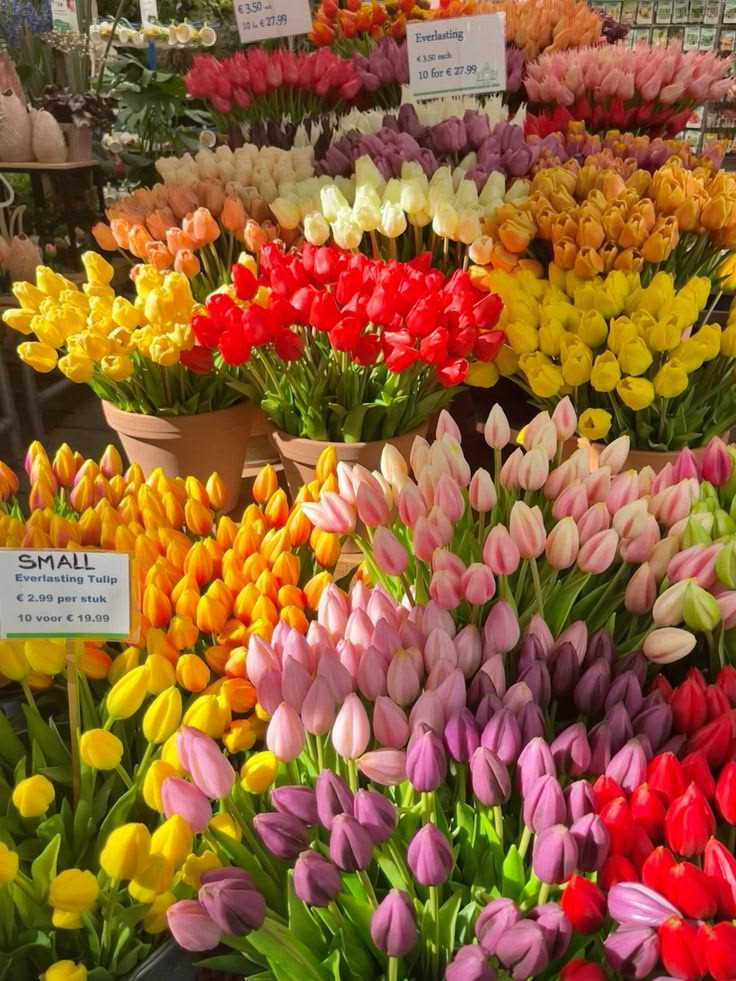
#> input picture Lab6/flori.jpg, 736 x 981 px
$ python Lab6.py
#> lines starting #> are read from the running program, lines starting #| are printed output that depends on the picture
import cv2
import numpy as np
import matplotlib.pyplot as plt

image_path = r'flori.jpg'

L = 255  # nivelul maxim de gri


def histograma(img_gri):
    """
    h(g) = numarul de pixeli care au nivelul de gri g, g = 0..L
    """
    # 1. Numaram aparitiile fiecarui nivel de gri (parcurgere a intregii imagini)
    return np.bincount(img_gri.ravel(), minlength=L + 1).astype(np.int64)


def histograma_cumulativa(h):
    """
    hc[0] = h[0];  hc[i] = hc[i-1] + h[i]
    """
    # 1. Suma cumulata a histogramei
    return np.cumsum(h)


def valoare_medie(h, M):
    """
    Media nivelurilor de intensitate, calculata prin histograma:
    mu = (1/M) * sum_g g * h(g)
    """
    # 1. Nivelurile de gri g = 0..L
    g = np.arange(L + 1)

    # 2. Suma ponderata, impartita la numarul de pixeli
    return np.sum(g * h) / M


def deviatie_standard(h, mu, M):
    """
    Deviatia standard, calculata prin distributia statistica a nivelelor de gri:
    sigma = sqrt( sum_g (g - mu)^2 * p(g) ),  p(g) = h(g) / M
    """
    # 1. Nivelurile de gri si functia de densitate de probabilitate
    g = np.arange(L + 1)
    p = h / M

    # 2. Dispersia ponderata, apoi radacina patrata
    return np.sqrt(np.sum((g - mu) ** 2 * p))


def valoare_medie_directa(img_gri):
    """
    Calcul spatial direct: mu = (1/M) * sum_i sum_j I(i,j)
    """
    return img_gri.astype(np.float64).sum() / img_gri.size


def deviatie_standard_directa(img_gri, mu):
    """
    Calcul spatial direct: sigma = sqrt( (1/M) * sum_i sum_j (I(i,j) - mu)^2 )
    """
    return np.sqrt(((img_gri.astype(np.float64) - mu) ** 2).sum() / img_gri.size)


if __name__ == "__main__":
    img = cv2.imread(image_path)
#> img is the input picture: shape (981, 736, 3); mean B, G, R 51.6, 95.5, 147.3
    if img is None:
        raise FileNotFoundError(f"Nu pot citi imaginea: {image_path}")

    # Lucram pe tonuri de gri
    gri = cv2.cvtColor(img, cv2.COLOR_BGR2GRAY)
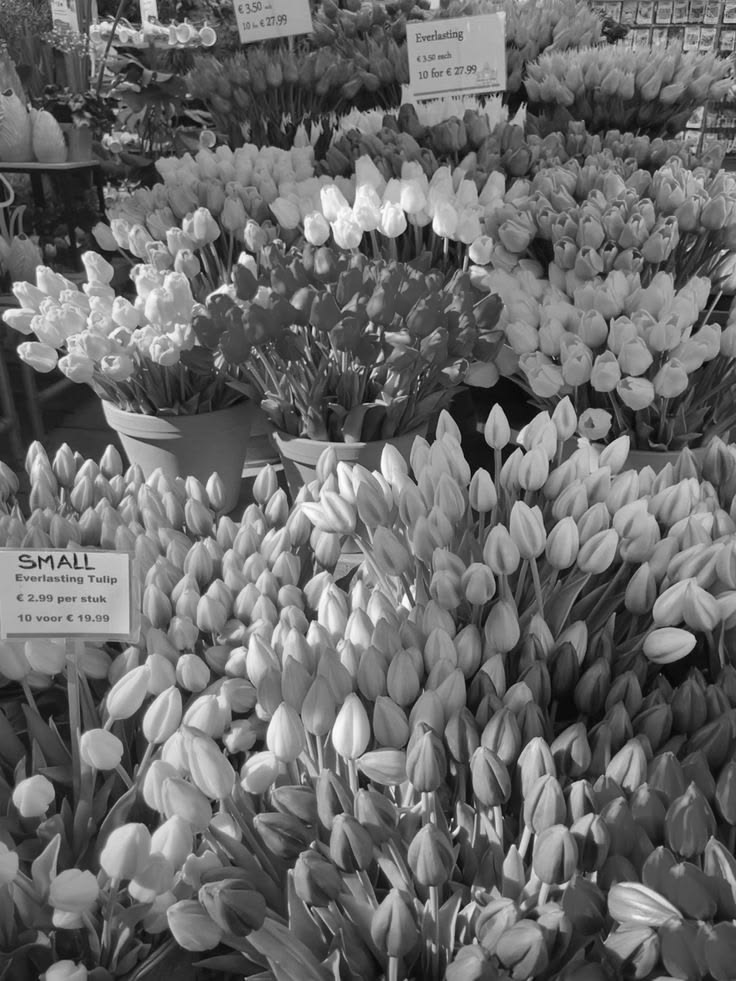
#> gri: shape (981, 736); min 3, max 254, mean 106
    M = gri.size  # M = H * W
#> M = 722016

    h = histograma(gri)
#> h = 256 values, max 6009 at index 76, min 0 at index 0, mean 2820.4
    hc = histograma_cumulativa(h)
#> hc = 256 values from 0 to 722016

    mu = valoare_medie(h, M)
#> mu = 106
    sigma = deviatie_standard(h, mu, M)
#> in deviatie_standard, `p = h / M`: p = 256 values, max 0.00832 at index 76, min 0 at index 0, mean 0.00391
#> sigma = 50.22
    mu_d = valoare_medie_directa(gri)
#> mu_d = 106
    sigma_d = deviatie_standard_directa(gri, mu_d)
#> sigma_d = 50.22

    print(f"Numar de pixeli M = {M}")
#| Numar de pixeli M = 722016
    print(f"Verificare normare: sum p(g) = {np.sum(h / M):.4f}")
#| Verificare normare: sum p(g) = 1.0000
    print(f"Media (prin histograma)        : {mu:.4f}")
#| Media (prin histograma)        : 106.0157
    print(f"Media (calcul direct)          : {mu_d:.4f}")
#| Media (calcul direct)          : 106.0157
    print(f"Dev. standard (prin histograma): {sigma:.4f}")
#| Dev. standard (prin histograma): 50.2159
    print(f"Dev. standard (calcul direct)  : {sigma_d:.4f}")
#| Dev. standard (calcul direct)  : 50.2159

    cv2.imshow("Imaginea originala", gri)
    cv2.waitKey(0)
    cv2.destroyAllWindows()

    # Histograma si histograma cumulativa
    plt.figure(figsize=(12, 4))

    plt.subplot(1, 2, 1)
    plt.bar(np.arange(L + 1), h, width=1.0, color='black')
    plt.axvline(mu, color='red', label=f'media = {mu:.2f}')
    plt.axvspan(mu - sigma, mu + sigma, color='red', alpha=0.15,
                label=f'±sigma (sigma = {sigma:.2f})')
    plt.title("Histograma")
    plt.xlabel("Nivel de gri")
    plt.ylabel("Numar de pixeli")
    plt.xlim(0, L)
    plt.legend()

    plt.subplot(1, 2, 2)
    plt.plot(np.arange(L + 1), hc, color='blue')
    plt.title("Histograma cumulativa")
    plt.xlabel("Nivel de gri")
    plt.ylabel("Numar cumulat de pixeli")
    plt.xlim(0, L)
    plt.grid(alpha=0.3)

    plt.tight_layout()
    plt.show()
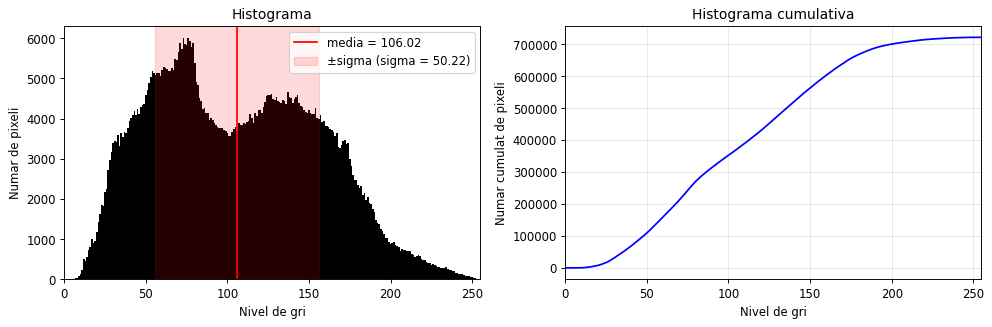
#> figure drawn by matplotlib, 2 panels; panel 1: tallest bar 6009 high, from x = 75.5 to 76.5; panel 2: curve peaks at x = 254, y = 722016
